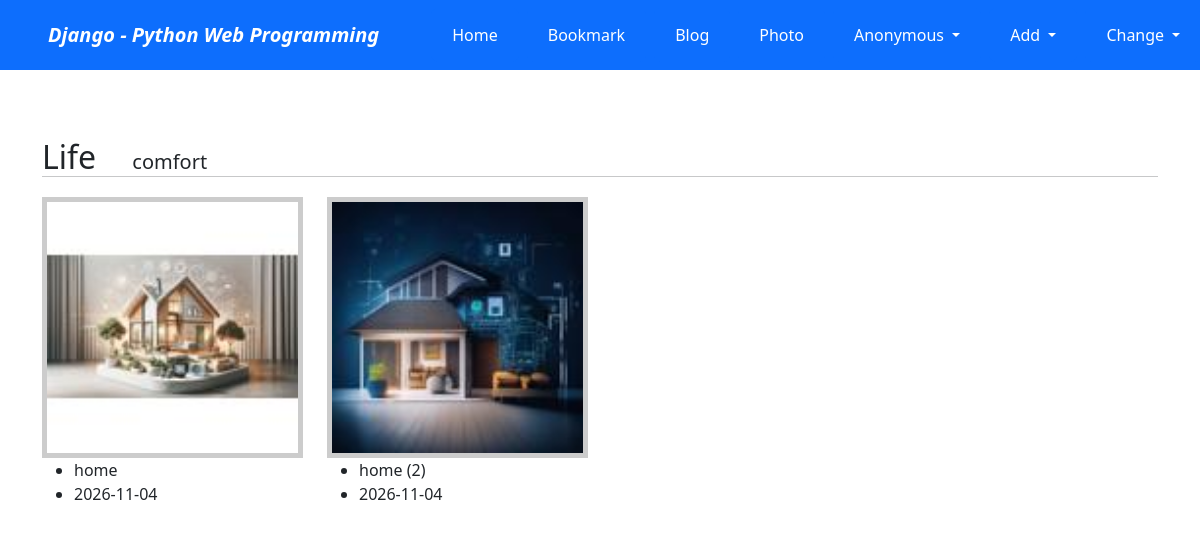
/photo/album/4/, run on the app's committed database.
### photo/models.py (models this page shows, shortened)
class Album(models.Model):
    name = models.CharField(max_length=30)
    description = models.CharField('One Line Description', max_length=100, blank=True)
    owner = models.ForeignKey('auth.User', on_delete=models.CASCADE, verbose_name='OWNER', blank=True, null=True)
    class Meta:
        ordering = ('name',)

class Photo(models.Model):
    album = models.ForeignKey(Album, on_delete=models.CASCADE)
    title = models.CharField('TITLE', max_length=30)
    description = models.TextField('Photo Description', blank=True)
    image = ThumbnailImageField(upload_to='photo/%Y/%m')
    upload_dt = models.DateTimeField('Upload Date', auto_now_add=True)
    owner = models.ForeignKey('auth.User', on_delete=models.CASCADE, verbose_name='OWNER', blank=True, null=True)
    class Meta:
        ordering = ('title',)
    def get_absolute_url(self):
        return reverse('photo:photo_detail', args=(self.id,))

### photo/fields.py (called while the page is built)
    def _add_thumb(self, s):
        parts = s.split(".")
        parts.insert(-1, "thumb")
        if parts[-1].lower() not in ['jpeg', 'jpg']:
            parts[-1] = 'jpg'
        return ".".join(parts)

    @property
    def thumb_url(self):
        return self._add_thumb(self.url)

### photo/templates/photo/album_detail.html (shortened to what this page needs)
{% extends "base.html" %}
{% block content %}
<div class="mt-5">
    <span class="h2">{{ object.name }}&emsp;</span>
    <span class="h5 font-italic">{{ object.description }}</span>
</div>
<hr style="margin: 0 0 20px 0;">
<div class="row">
    {% for photo in object.photo_set.all %}
    <div class="col-md-3 mb-5">
        <div class="thumbnail">
            <a href="{{ photo.get_absolute_url }}">
                <img src="{{ photo.image.thumb_url }}" style="width: 100%;">
            </a>
        </div>
        <ul>
            <li class="font-italic">{{ photo.title }}</li>
            <li class="font-italic">{{ photo.upload_dt|date:"Y-m-d" }}</li>
        </ul>
    </div>
    {% endfor %}
</div>
{% endblock %}

### photo/templates/photo/album_detail.html (style rules this page uses)
.thumbnail { border: 5px solid #ccc; }

### data on the page
Album: name "Life", description "comfort"
Photo: shows a picture, title "home", upload_dt "2026-11-04"
Photo: shows a picture, title "home (2)", upload_dt "2026-11-04"
